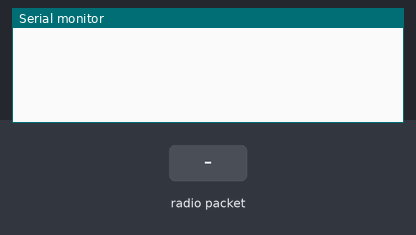
This sketch was run on a simulated Arduino Uno, built with avr-gcc and run on an emulated ATmega328P. Parts: the last lines printed to the serial monitor. The test bench sets the inputs (shaded band). No radio packets arrive unless stated.

Above: at 1.2 s.
1.3 s: radio packet "!" arrives
At 2.5 s:
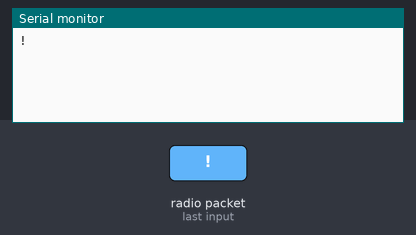
2.8 s: radio packet "#" arrives
At 3.8 s:
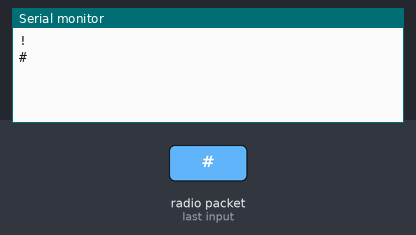
4.3 s: radio packet "1" arrives
At 4.8 s:
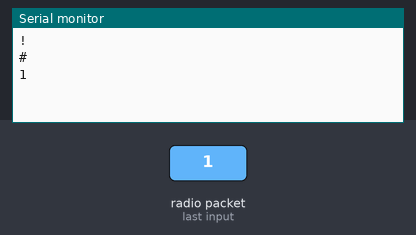

The sketch:

gateway_node.ino
```cpp
#include <SPI.h>
#include <nRF24L01.h>
#include <RF24.h>
#include "GTS_4E.h"

RF24 myRadio(7, 8); // CE,CSN
const byte addresses[][6] = {"00001", "00002"};
//                            trans     receive


GPS gps(2,3,9600);
String lat = gps.getGGA_Data(GGA_Latitude);
String lon = gps.getGGA_Data(GGA_Longitude);
String ele = gps.getGGA_Data(GGA_MSL_Altitude);
long long premil = millis();


void setup()
{
  Serial.begin(115200);
  myRadio.begin();

  myRadio.openWritingPipe(addresses[1]); // for transmit
  myRadio.openReadingPipe(1, addresses[0]); // for receive

  myRadio.setPALevel(RF24_PA_MIN);
  myRadio.stopListening();
}

void loop()
{
  delay(5);
  myRadio.startListening();
  if(myRadio.available())
  {
    //Serial.println("Hello");
    char text[32] = "";
    myRadio.read(&text, sizeof(text));
    Serial.println(text);
  }

  if(Serial.available())
  {
    char receiveByte = Serial.read();
    if(receiveByte == '!')
    {
      String mess = "!";
      while(1)
      {
        if(Serial.available())
        {
          receiveByte = Serial.read();
          mess += String(receiveByte);
          if(receiveByte == '#') break;
          receiveByte = 0;
        }
      }
      myRadio.stopListening();
      const char *c_mess = mess.c_str();
      myRadio.write(c_mess, mess.length());
    }
  }


  gps.readGGA();
  lat = gps.getGGA_Data(GGA_Latitude);
  lon = gps.getGGA_Data(GGA_Longitude);
  ele = gps.getGGA_Data(GGA_MSL_Altitude);
  if(millis()-premil > 5000) {
    premil = millis();
    if(lat != "" && lon != "" && ele != "") {
      Serial.println("!1:iot-gps:" + lat + "," + lon + "," + ele + "#");
    }
  }
}
```

GTS_4E.cpp
```cpp
#include "GTS_4E.h"


GPS::GPS(int Rx, int Tx, int baudrate): GPSSerial(SoftwareSerial(Rx, Tx)) {
  GPSSerial.begin(baudrate);
  for(int i = 0; i < 15; i++) {
    GPGGA[i] = "";
  }
  GPGGA[GGA_Message_ID] = "GPGGA";
}
bool GPS::readGGA() {
  static char charRead = 0;
  static int dataIndex = 0;
  static String dataRead = "";

  if(readSerialChar() != '$') return false;

  charRead = 0;
  dataIndex = 0;
  dataRead = "";

  while(charRead != '*') { // end of dataframe
    charRead = readSerialChar();
//    Serial.print(charRead);
    if(charRead) {
      if(charRead != ',') { // data
        dataRead += String(charRead);
      }
      else { // end of 1 data
        if(dataIndex == 0 && dataRead != "GPGGA") return false; // not a GPGGA frame
        if(dataRead != "") { // if the data exist, start update
          GPGGA[dataIndex] = dataRead;
        }
        dataRead = "";
        dataIndex++;
      }
    }
  }


  return true;
}
String GPS::getGGA_Data(int data) {
  return GPGGA[data];
}

String GPS::getLatitude() {
  String lat = getGGA_Data(GGA_Latitude);
  if(lat == "") return "";

  double int_part = (lat.substring(0,2)).toDouble();
  double float_part = (lat.substring(2)).toDouble() / 60.0;
  return String(int_part+float_part);
}

String GPS::getLongitude() {
  String lon = getGGA_Data(GGA_Longitude);
  if(lon == "") return "";

  double int_part = (lon.substring(0,3)).toDouble();
  double float_part = (lon.substring(3)).toDouble() / 60.0;
  return String(int_part+float_part);
}

char GPS::readSerialChar() {
  if(GPSSerial.available() > 0) {
      return GPSSerial.read();
  }
  return 0;
}
```

GTS_4E.h
```cpp
#ifndef GTS_4E
#define GTS_4E

#include "Arduino.h"
#include <SoftwareSerial.h>

enum GGA_Data {
  GGA_Message_ID,
  GGA_UTC_Time,
  GGA_Latitude,
  GGA_NS_Indicator,
  GGA_Longitude,
  GGA_EW_Indicator,
  GGA_Position_Fix_Indicator,
  GGA_Satellites_Used,
  GGA_HDOP,
  GGA_MSL_Altitude,
  GGA_Units_1,
  GGA_Geoid_Separation,
  GGA_Units_2,
  GGA_Age_of_Diff_Corr,
  GGA_Diff_Ref_Station_ID,
  GGA_Checksum
};

class GPS {
  String GPGGA[16];
  SoftwareSerial GPSSerial;
private:
  char readSerialChar();
public:
  GPS(int Rx, int Tx, int baudrate);
  bool readGGA();
  String getGGA_Data(int data);
  String getLatitude();
  String getLongitude();
};

#endif
```

Measured:
- after the input at 1.3 s, the serial monitor: prints a new line at once (image 1)
- after the input at 2.8 s, the serial monitor: prints a new line at once (image 2)
- after the input at 4.3 s, the serial monitor: prints a new line at once (image 3)
